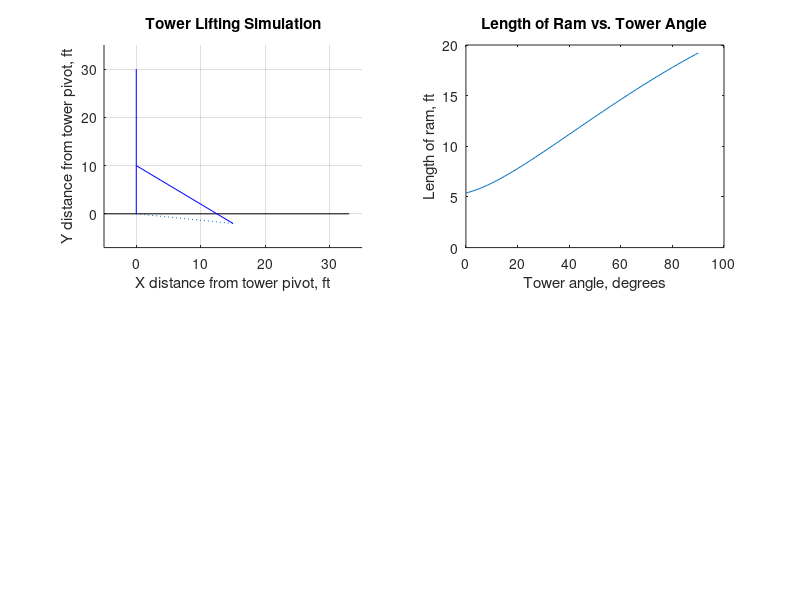

Source code (MATLAB):
% Code simulating forces in a launch tower during lift
% Origin is at the pivot point of the tower
% Positive x is to the right, positive y is against gravity
% The tower lies with the pivot point on the left, and rotates to
% vertical in the counter-clockwise direction
% Counter-clockwise is positive for moments/torques
% Additional coordinate system: "along" - collinear to the tower, positive
% away from pivot point ; "away" - perpendicular to tower, in-plane with
% hydraulic ram, positive away from pivot point

clear all
close all
clc
clf

% [ MOST VALUES TEMPORARY ]

g = 32.2; % gravitational constant, ft/s^2
Th = 30; % tower length, ft - now only used for Tcg
Tcg = Th / 2; % distance of tower CG from pivot, ft - *assumed!* 1/2 tower
    % get a better number if necessary
Tm = 500; % tower mass, lbm [TEMPORARY VALUE]

Hx = 15; % distance along the I-beam between the pivot and the ram, ft
Hy = -2; % distance above the I-beam that the ram base is mounted, ft

Pd = sqrt((Hx^2) + (Hy^2)); % distance between the pivot points, ft
theta = rand(1,91); % angle the tower is raised from vertical, degrees
theta(1,:) = [0:1:90];
alpha = atand(Hy / Hx); % angle measured from the I-beam to the pivot-pivot line, degrees

Hal = 10; % distance along the tower between the pivot and the ram, ft
Hl = sqrt((Hal^2) + (Pd^2) - (2*Hal*Pd*cosd(theta - alpha))); % length of ram, ft

subplot(2,2,2)
grid on
degrees_vs_ram = plot(theta, Hl);
title("Length of Ram vs. Tower Angle")
xlabel("Tower angle, degrees")
ylabel("Length of ram, ft")

subplot(2,2,1)
title("Tower Lifting Simulation")
xlabel("X distance from tower pivot, ft")
ylabel("Y distance from tower pivot, ft")

grid on
xlim([-5, Th + 5])
ylim([Hy - 5, Th + 5])
ibeam = line([-5 Th*1.1],[0 0], "Color", "black"); % I-beam base
pivotline = line([0 Hx], [0 Hy], "LineStyle", ":");
Hal_line = line("Color", "blue");
extended_tower_line = line("Color", "blue");
ram = line("Color", "blue");

for angle_index = 1:91
    pause(0.05)
    ram_x = [Hx  Hal*cosd(theta(angle_index))];
    ram_y = [Hy  Hal*sind(theta(angle_index))];
    tower_tip = [((cosd(theta(angle_index))*(Th - Hal))+ram_x(2)) ((sind(theta(angle_index))*(Th - Hal))+ram_y(2))];
    
    set(ram, 'XData', ram_x, 'YData', ram_y)
    set(Hal_line, 'XData', [0 ram_x(2)], 'YData', [0 ram_y(2)])
    set(extended_tower_line, 'XData', [ram_x(2) tower_tip(1)], 'YData', [ram_y(2) tower_tip(2)])
end
    






